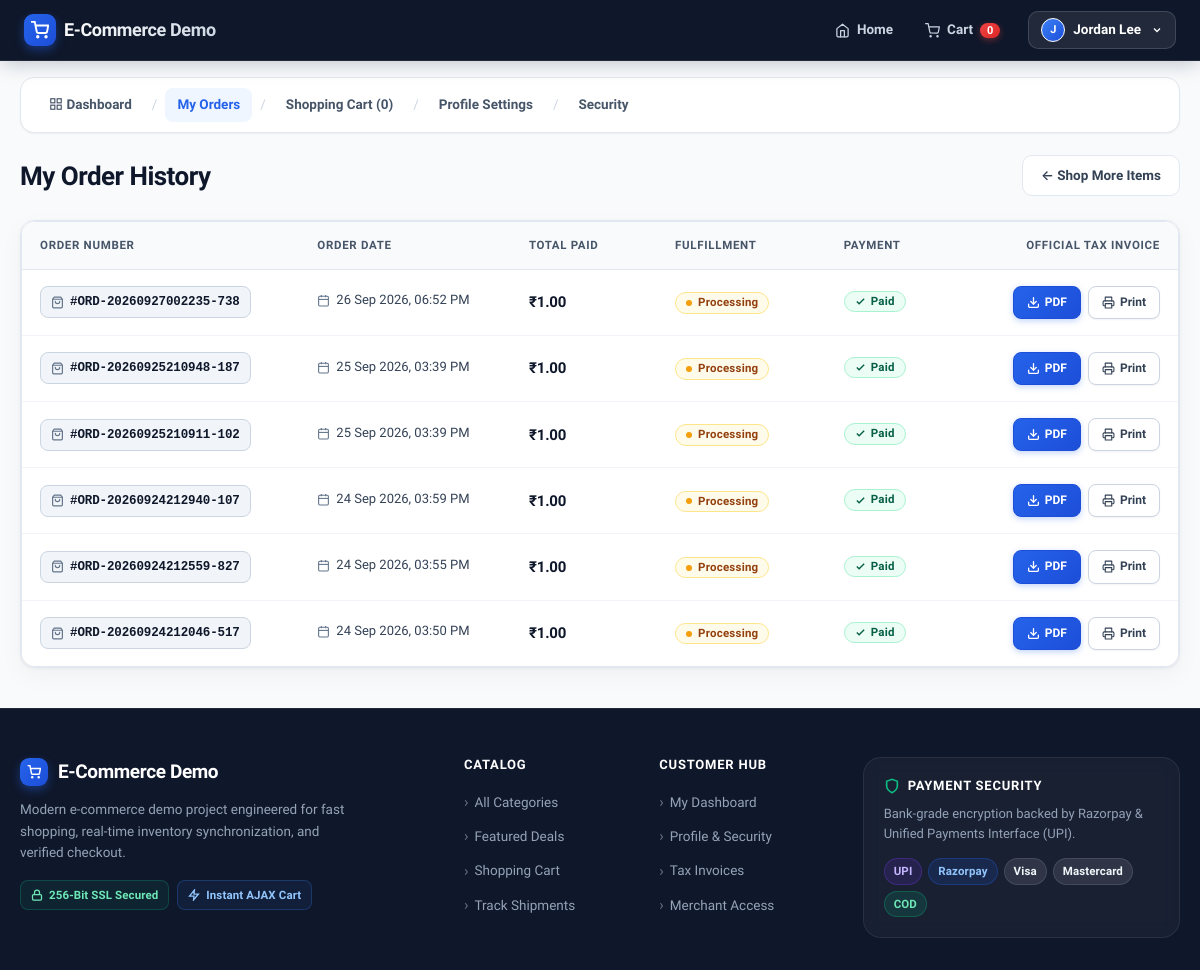
/orders (signed in), run on the app's committed database.
### tables this page shows
CREATE TABLE payments (
    payment_id INTEGER PRIMARY KEY AUTOINCREMENT,
    order_id INTEGER NOT NULL,
    payment_method TEXT NOT NULL,
    payment_status TEXT NOT NULL DEFAULT 'pending',
    amount_paid REAL NOT NULL,
    payment_date TIMESTAMP DEFAULT CURRENT_TIMESTAMP,
    transaction_id TEXT NOT NULL UNIQUE,
    FOREIGN KEY (order_id) REFERENCES orders(order_id) ON DELETE CASCADE
);

CREATE TABLE orders (
    order_id INTEGER PRIMARY KEY AUTOINCREMENT,
    order_number TEXT NOT NULL UNIQUE,
    customer_id INTEGER NOT NULL,
    address_id INTEGER NOT NULL,
    order_date TIMESTAMP DEFAULT CURRENT_TIMESTAMP,
    order_status TEXT NOT NULL DEFAULT 'pending',
    total_amount REAL NOT NULL,
    created_at TIMESTAMP DEFAULT CURRENT_TIMESTAMP,
    updated_at TIMESTAMP DEFAULT CURRENT_TIMESTAMP,
    FOREIGN KEY (customer_id) REFERENCES customers(customer_id) ON DELETE RESTRICT,
    FOREIGN KEY (address_id) REFERENCES address(address_id) ON DELETE RESTRICT
);

### app.py (the view)
@app.route('/orders')
@login_required
def customer_orders():
    customer_id = session.get('user_id')
    conn = db_connection()
    orders = []
    if conn:
        try:
            cursor = conn.cursor(dictionary=True)
            cursor.execute("""
                SELECT o.*, p.payment_status, p.transaction_id
                FROM orders o
                LEFT JOIN payments p ON o.order_id = p.order_id
                WHERE o.customer_id = %s
                ORDER BY o.order_id DESC
            """, (customer_id,))
            orders = cursor.fetchall()
            cursor.close()
            conn.close()
        except Exception as err:
            print(f"Error fetching customer orders: {err}")
            if conn:
                conn.close()
    return render_template('website/orders.html', orders=orders)

### app.py (called while the page is built)
@app.after_request
def add_no_cache_headers(response):
    response.headers['Cache-Control'] = 'no-store, no-cache, must-revalidate, post-check=0, pre-check=0, max-age=0'
    response.headers['Pragma'] = 'no-cache'
    response.headers['Expires'] = '-1'
    return response

def login_required(view):
    @wraps(view)
    def wrapped_view(*args, **kwargs):
        if 'user_id' not in session:
            flash('Please log in to continue.', 'warning')
            return redirect(url_for('login', next=request.path))
        return view(*args, **kwargs)
    return wrapped_view

### config.py (called while the page is built, shortened)
def db_connection():
    if Config.DB_ENGINE == 'sqlite':
        try:
            conn = sqlite3.connect(Config.SQLITE_DB_PATH, check_same_thread=False)
            conn.row_factory = sqlite3.Row
            return SQLiteConnectionWrapper(conn)
        except Exception as err:
            print(f"SQLite database connection error: {err}")
            return None

    def _translate(self, sql):
        if not sql:
            return sql
        sql = sql.replace('INSERT IGNORE INTO', 'INSERT OR IGNORE INTO')
        sql = re.sub(r'\bGREATEST\b', 'MAX', sql, flags=re.IGNORECASE)
        sql = sql.replace('%s', '?')
        return sql

    def execute(self, sql, params=None):
        tsql = self._translate(sql)
        if params is not None:
            return self._cursor.execute(tsql, tuple(params))
        return self._cursor.execute(tsql)

    def _parse_row(self, row):
        if row is None:
            return None
        d = dict(row) if self.dictionary else row
        if isinstance(d, dict):
            for k, v in list(d.items()):
                if isinstance(v, str) and (k.endswith('_date') or k.endswith('_at') or k == 'created_at' or k == 'updated_at' or k == 'payment_date' or k == 'order_date'):
                    try:
                        clean_ts = v.replace('T', ' ')[:19]
                        d[k] = datetime.strptime(clean_ts, '%Y-%m-%d %H:%M:%S')
                    except Exception:
                        pass
        return d

    def fetchone(self):
        row = self._cursor.fetchone()
        if row is None:
            return None
        return self._parse_row(row)

    def fetchall(self):
        rows = self._cursor.fetchall()
        return [self._parse_row(r) for r in rows]

    def close(self):
        try:
            return self._cursor.close()
        except Exception:
            pass

    def close(self):
        return self._conn.close()

### templates/website/orders.html (shortened to what this page needs)
{% extends "base.html" %}
{% block content %}
<div class="account-nav-bar">
    <a href="{{ url_for('dashboard') }}">
        Dashboard
    </a>
    <span style="color: #cbd5e1;">/</span>
    <span class="active">My Orders</span>
    <span style="color: #cbd5e1;">/</span>
    <a href="{{ url_for('cart_view') }}">Shopping Cart ({{ cart_count }})</a>
    <span style="color: #cbd5e1;">/</span>
    <a href="{{ url_for('profile') }}">Profile Settings</a>
    <span style="color: #cbd5e1;">/</span>
    <a href="{{ url_for('updatepassword') }}">Security</a>
</div>
<div style="margin-bottom: 24px; display: flex; justify-content: space-between; align-items: flex-end; flex-wrap: wrap; gap: 14px;">
    <div>
        <h1 style="font-size: 26px; font-weight: 800; color: #0f172a; margin-bottom: 4px;">My Order History</h1>
    </div>
    <a href="{{ url_for('index') }}" class="btn btn-secondary">
        &larr; Shop More Items
    </a>
</div>
{% if orders %}
    <div class="orders-desktop-view">
        <div class="orders-table-card">
            <div class="table-responsive" style="margin: 0;">
                <table class="orders-table">
                    <thead>
                        <tr>
                            <th style="min-width: 230px;">Order Number</th>
                            <th style="min-width: 170px;">Order Date</th>
                            <th style="min-width: 130px;">Total Paid</th>
                            <th style="min-width: 150px;">Fulfillment</th>
                            <th style="min-width: 130px;">Payment</th>
                            <th style="min-width: 180px; text-align: right;">Official Tax Invoice</th>
                        </tr>
                    </thead>
                    <tbody>
                        {% for ord in orders %}
                            <tr>
                                <td>
                                    <span class="order-num-pill" title="Order ID: {{ ord.order_number }}">
                                        <svg width="13" height="13" viewBox="0 0 24 24" fill="none" stroke="currentColor" stroke-width="2.2" stroke-linecap="round" stroke-linejoin="round">
                                            <path d="M6 2L3 6v14a2 2 0 0 0 2 2h14a2 2 0 0 0 2-2V6l-3-4z"></path>
                                            <line x1="3" y1="6" x2="21" y2="6"></line>
                                            <path d="M16 10a4 4 0 0 1-8 0"></path>
                                        </svg>
                                        <span>#{{ ord.order_number }}</span>
                                    </span>
                                </td>
                                <td>
                                    <div style="color: #334155; font-size: 13px; font-weight: 500; display: inline-flex; align-items: center; gap: 6px;">
                                        <svg width="13" height="13" viewBox="0 0 24 24" fill="none" stroke="#64748b" stroke-width="2">
                                            <rect x="3" y="4" width="18" height="18" rx="2" ry="2"></rect>
                                            <line x1="16" y1="2" x2="16" y2="6"></line>
                                            <line x1="8" y1="2" x2="8" y2="6"></line>
                                            <line x1="3" y1="10" x2="21" y2="10"></line>
                                        </svg>
                                        <span>{{ ord.order_date.strftime('%d %b %Y, %I:%M %p') if ord.order_date else '—' }}</span>
                                    </div>
                                </td>
                                <td>
                                    <span style="font-weight: 800; color: #0f172a; font-size: 15px; letter-spacing: -0.01em;">
                                        ₹{{ "%.2f"|format(ord.total_amount) }}
                                    </span>
                                </td>
                                <td>
                                    {% if ord.order_status == 'delivered' %}
                                        <span class="badge badge-success" style="display: inline-flex; align-items: center; gap: 6px; padding: 4px 10px; border-radius: 9999px;">
                                            <span style="width: 6px; height: 6px; border-radius: 50%; background: #10b981;"></span>
                                            Delivered
                                        </span>
                                    {% elif ord.order_status == 'shipped' %}
                                        <span class="badge badge-info" style="display: inline-flex; align-items: center; gap: 6px; padding: 4px 10px; border-radius: 9999px;">
                                            <span style="width: 6px; height: 6px; border-radius: 50%; background: #2563eb;"></span>
                                            Shipped
                                        </span>
                                    {% elif ord.order_status == 'processing' %}
                                        <span class="badge badge-warning" style="display: inline-flex; align-items: center; gap: 6px; padding: 4px 10px; border-radius: 9999px;">
                                            <span style="width: 6px; height: 6px; border-radius: 50%; background: #f59e0b;"></span>
                                            Processing
                                        </span>
                                    {% else %}
                                        <span class="badge badge-neutral" style="padding: 4px 10px; border-radius: 9999px;">
                                            {{ ord.order_status|capitalize }}
                                        </span>
                                    {% endif %}
                                </td>
                                <td>
                                    {% if ord.payment_status == 'completed' %}
                                        <span class="badge badge-success" style="display: inline-flex; align-items: center; gap: 5px; padding: 4px 10px; border-radius: 9999px;">
                                            <svg width="11" height="11" viewBox="0 0 24 24" fill="none" stroke="currentColor" stroke-width="3">
                                                <polyline points="20 6 9 17 4 12"></polyline>
                                            </svg>
                                            Paid
                                        </span>
                                    {% elif ord.payment_status == 'unpaid' %}
                                        <span class="badge badge-warning" style="padding: 4px 10px; border-radius: 9999px; background: #fee2e2; color: #b91c1c; border: 1px solid #fecaca;">
                                            Unpaid (COD)
                                        </span>
                                    {% else %}
                                        <span class="badge badge-warning" style="padding: 4px 10px; border-radius: 9999px;">
                                            {{ ord.payment_status|capitalize or 'Pending' }}
                                        </span>
                                    {% endif %}
                                </td>
                                <td style="text-align: right; white-space: nowrap;">
                                    <div class="order-invoice-actions">
                                        <a href="{{ url_for('download_invoice', order_id=ord.order_id) }}" class="btn-invoice-pdf" title="Download Official Tax Invoice PDF">
                                            <svg width="13" height="13" viewBox="0 0 24 24" fill="none" stroke="currentColor" stroke-width="2.4" stroke-linecap="round" stroke-linejoin="round">
                                                <path d="M21 15v4a2 2 0 0 1-2 2H5a2 2 0 0 1-2-2v-4"></path>
                                                <polyline points="7 10 12 15 17 10"></polyline>
                                                <line x1="12" y1="15" x2="12" y2="3"></line>
                                            </svg>
                                            <span>PDF</span>
                                        </a>
                                        <a href="{{ url_for('order_invoice', order_id=ord.order_id) }}" target="_blank" class="btn-invoice-print" title="View & Print Official Invoice">
                                            <span>Print</span>
                                        </a>
                                    </div>
                                </td>
                            </tr>
                        {% endfor %}
                    </tbody>
                </table>
            </div>
        </div>
    </div>
{% endif %}
{% endblock %}

### data on the page
payments: order_number "ORD-20260927002235-738", order_date "26 Sep 2026, 06:52 PM", payment_status "completed" (drawn)
orders: total_amount "1.00"
payments: order_number "ORD-20260925210948-187", order_date "25 Sep 2026, 03:39 PM", payment_status "completed" (drawn)
orders: total_amount "1.00"
payments: order_number "ORD-20260925210911-102", order_date "25 Sep 2026, 03:39 PM", payment_status "completed" (drawn)
orders: total_amount "1.00"
payments: order_number "ORD-20260924212940-107", order_date "24 Sep 2026, 03:59 PM", payment_status "completed" (drawn)
orders: total_amount "1.00"
payments: order_number "ORD-20260924212559-827", order_date "24 Sep 2026, 03:55 PM", payment_status "completed" (drawn)
orders: total_amount "1.00"
payments: order_number "ORD-20260924212046-517", order_date "24 Sep 2026, 03:50 PM", payment_status "completed" (drawn)
orders: total_amount "1.00"

### other printed values
{{ cart_count }} "0"
{{ current_user.name[:1]|upper }} "J"
{{ current_user.name }} "Jordan Lee"
